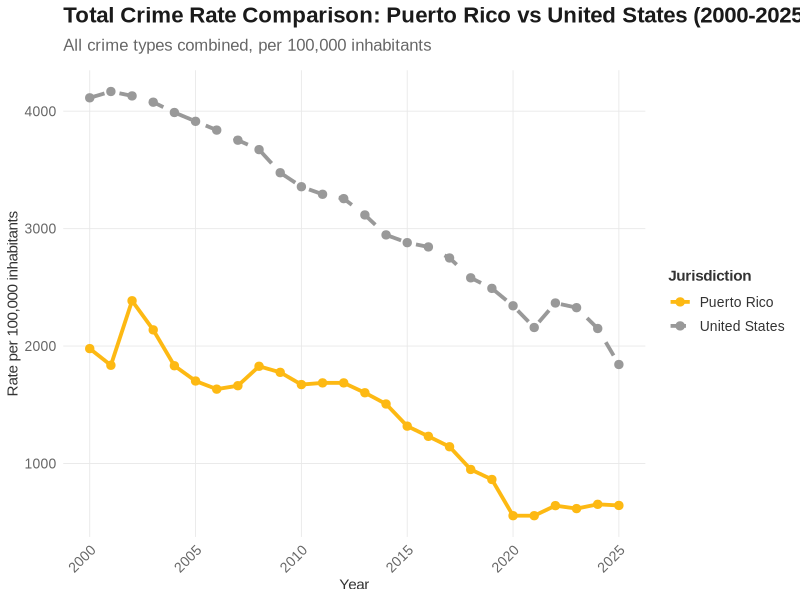
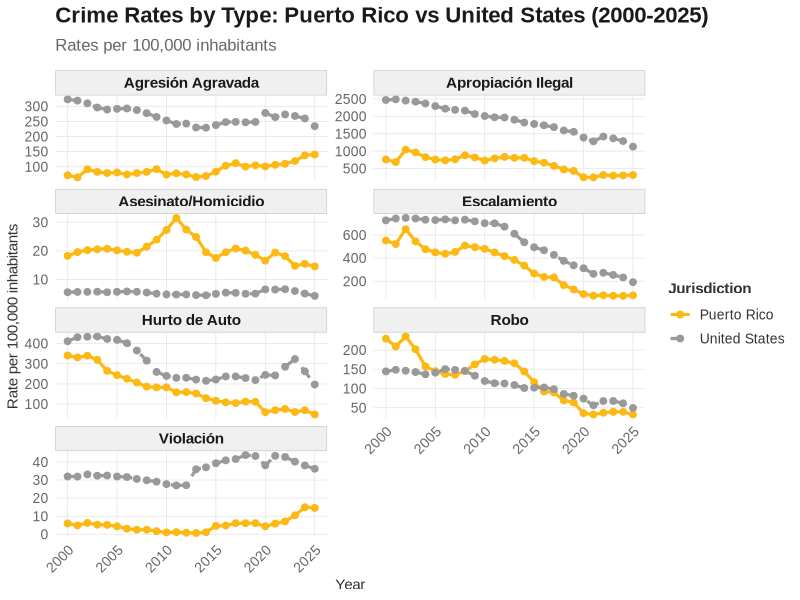
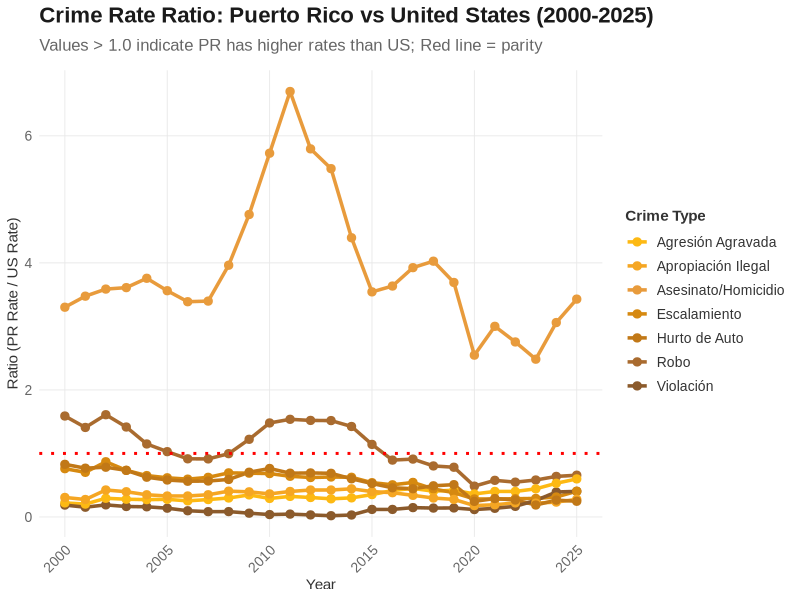
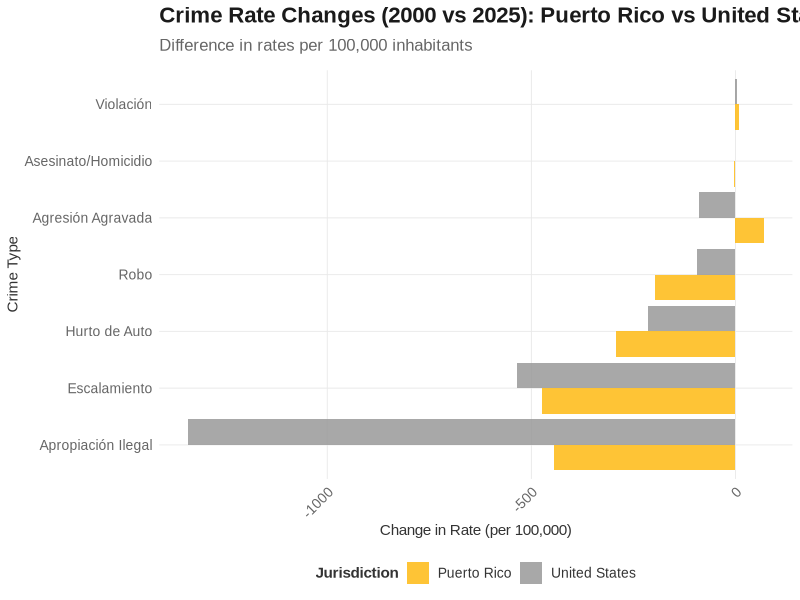
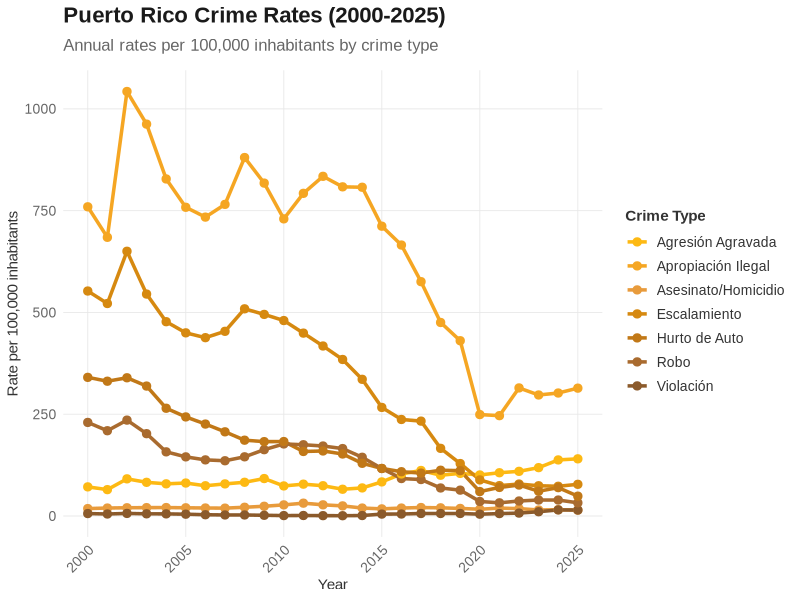
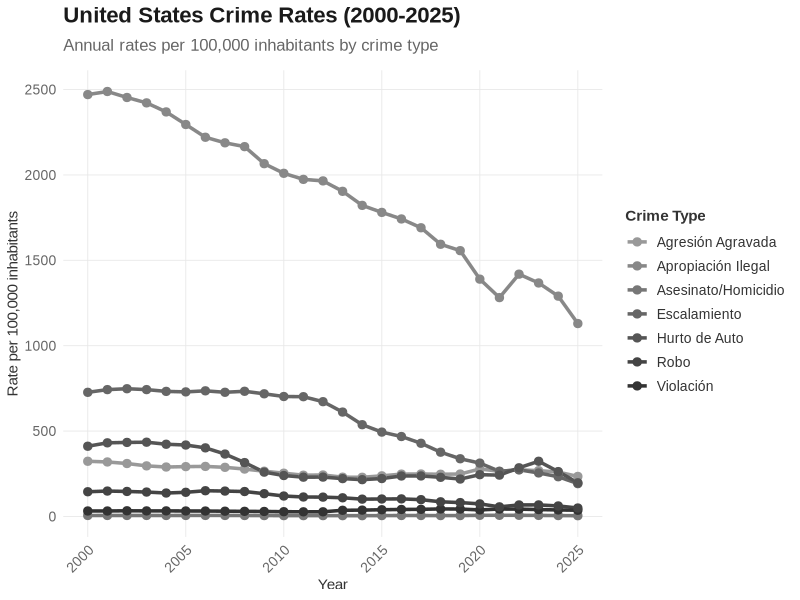
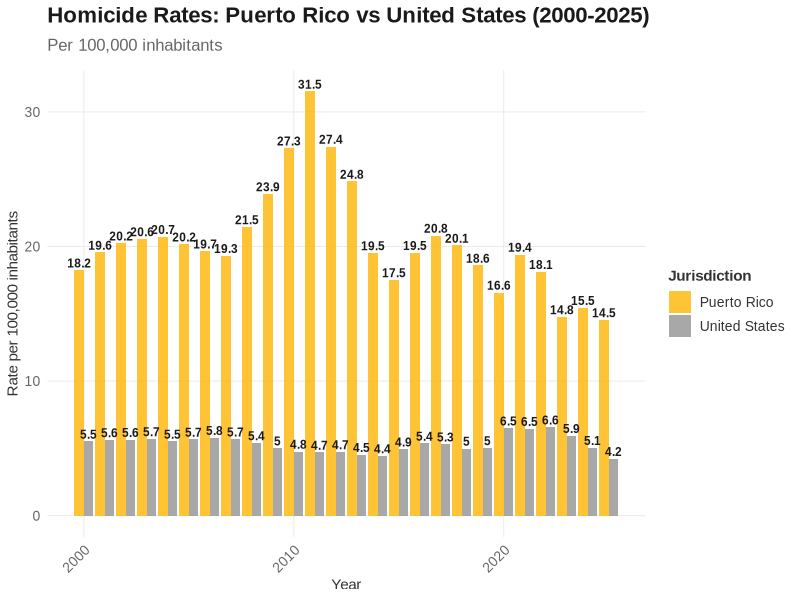
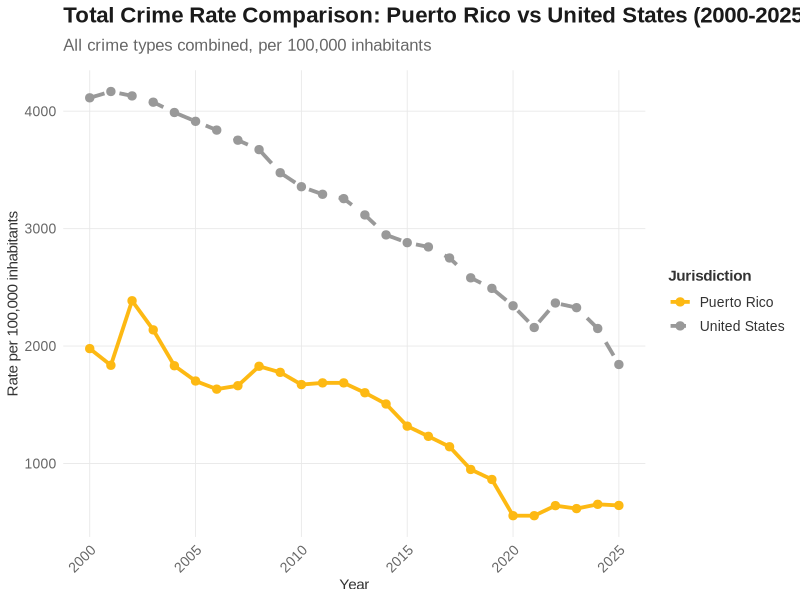

The R script that drew these images, in order:
# Crime Analysis Script: Puerto Rico vs United States (2000-2025)
# Analyzes crime trends with rates per 100,000 inhabitants
# With professional styling (golden palette + clean typography)

library(tidyverse)
library(ggplot2)
library(readr)

# Load data
crimes_pr <- read_csv("delitos_tipo_1_pr_annual_2000_2025.csv")
population_pr <- read_csv("pr_population_annual_2000_2025.csv")

crimes_us <- read_csv("delitos_tipo_1_us_annual_2000_2025.csv")
population_us <- read_csv("us_population_annual_2000_2025.csv")

# Clean and prepare PR data
crimes_pr_clean <- crimes_pr %>%
  select(year, tipo_delito, count) %>%
  rename(crime_type = tipo_delito) %>%
  mutate(geo = "Puerto Rico")

population_pr_clean <- population_pr %>%
  select(year, population) %>%
  mutate(geo = "Puerto Rico")

# Clean and prepare US data
crimes_us_clean <- crimes_us %>%
  select(year, tipo_delito, count) %>%
  rename(crime_type = tipo_delito) %>%
  mutate(geo = "United States")

population_us_clean <- population_us %>%
  select(year, population) %>%
  mutate(geo = "United States")

# Combine datasets
crimes_all <- bind_rows(crimes_pr_clean, crimes_us_clean)
population_all <- bind_rows(population_pr_clean, population_us_clean)

# Merge and calculate rates
crime_data <- crimes_all %>%
  left_join(population_all, by = c("year", "geo")) %>%
  mutate(rate_per_100k = (count / population) * 100000)

# View first few rows
head(crime_data, 20)

# Summary statistics by jurisdiction
crime_data %>%
  group_by(geo, crime_type) %>%
  summarise(
    mean_count = mean(count, na.rm = TRUE),
    mean_rate = mean(rate_per_100k, na.rm = TRUE),
    .groups = 'drop'
  ) %>%
  arrange(geo, desc(mean_rate))

# Define custom theme and color palette
theme_custom <- function() {
  theme_minimal() +
  theme(
    # Font styling
    text = element_text(family = "Arial", color = "#333333"),
    plot.title = element_text(size = 16, face = "bold", color = "#1a1a1a", margin = margin(b = 8)),
    plot.subtitle = element_text(size = 12, color = "#666666", margin = margin(b = 12)),
    axis.title = element_text(size = 11, color = "#333333"),
    axis.text = element_text(size = 10, color = "#666666"),
    axis.text.x = element_text(angle = 45, hjust = 1),
    legend.text = element_text(size = 10),
    legend.title = element_text(size = 11, face = "bold"),
    panel.grid.major = element_line(color = "#e8e8e8", linewidth = 0.3),
    panel.grid.minor = element_blank(),
    plot.background = element_rect(fill = "white", color = NA),
    panel.background = element_rect(fill = "white", color = NA)
  )
}

# Color palette (golden/orange tones for PR, muted grays for US)
color_pr <- "#FDB913"
color_us <- "#999999"

# --- VISUALIZATION 1: Total Crime Rates - PR vs US ---
p1 <- crime_data %>%
  group_by(year, geo, population) %>%
  summarise(total_count = sum(count, na.rm = TRUE), .groups = 'drop') %>%
  mutate(total_rate = (total_count / population) * 100000) %>%
  ggplot(aes(x = year, y = total_rate, color = geo, linetype = geo)) +
  geom_line(linewidth = 1.3) +
  geom_point(size = 2.5) +
  scale_color_manual(values = c("Puerto Rico" = color_pr, "United States" = color_us)) +
  scale_linetype_manual(values = c("Puerto Rico" = "solid", "United States" = "dashed")) +
  theme_custom() +
  labs(
    title = "Total Crime Rate Comparison: Puerto Rico vs United States (2000-2025)",
    subtitle = "All crime types combined, per 100,000 inhabitants",
    x = "Year",
    y = "Rate per 100,000 inhabitants",
    color = "Jurisdiction",
    linetype = "Jurisdiction"
  )

print(p1)
ggsave("01_total_crime_comparison.png", plot = p1, width = 14, height = 8, dpi = 300, bg = "white")

# --- VISUALIZATION 2: Crime Types Comparison (Faceted) ---
p2 <- crime_data %>%
  ggplot(aes(x = year, y = rate_per_100k, color = geo, linetype = geo)) +
  geom_line(linewidth = 1.1) +
  geom_point(size = 2) +
  facet_wrap(~ crime_type, scales = "free_y", ncol = 2) +
  scale_color_manual(values = c("Puerto Rico" = color_pr, "United States" = color_us)) +
  scale_linetype_manual(values = c("Puerto Rico" = "solid", "United States" = "dashed")) +
  theme_custom() +
  theme(
    strip.text = element_text(size = 11, face = "bold", color = "#1a1a1a"),
    strip.background = element_rect(fill = "#f0f0f0", color = "#cccccc")
  ) +
  labs(
    title = "Crime Rates by Type: Puerto Rico vs United States (2000-2025)",
    subtitle = "Rates per 100,000 inhabitants",
    x = "Year",
    y = "Rate per 100,000 inhabitants",
    color = "Jurisdiction",
    linetype = "Jurisdiction"
  )

print(p2)
ggsave("02_crime_types_comparison.png", plot = p2, width = 16, height = 12, dpi = 300, bg = "white")

# --- VISUALIZATION 3: Rate Ratio (PR/US) Over Time ---
ratio_data <- crime_data %>%
  select(year, crime_type, rate_per_100k, geo) %>%
  pivot_wider(names_from = geo, values_from = rate_per_100k) %>%
  mutate(ratio = `Puerto Rico` / `United States`)

p3 <- ratio_data %>%
  ggplot(aes(x = year, y = ratio, color = crime_type)) +
  geom_line(linewidth = 1.2) +
  geom_point(size = 2.5) +
  geom_hline(yintercept = 1, linetype = "dotted", color = "red", linewidth = 1) +
  scale_color_manual(values = c(
    "#FDB913", "#F5A623", "#E89B3C", "#D68910", 
    "#C17817", "#A96B2F", "#8B5A2B"
  )) +
  theme_custom() +
  labs(
    title = "Crime Rate Ratio: Puerto Rico vs United States (2000-2025)",
    subtitle = "Values > 1.0 indicate PR has higher rates than US; Red line = parity",
    x = "Year",
    y = "Ratio (PR Rate / US Rate)",
    color = "Crime Type"
  )

print(p3)
ggsave("03_rate_ratio_comparison.png", plot = p3, width = 14, height = 8, dpi = 300, bg = "white")

# --- VISUALIZATION 4: 2000 vs 2025 Comparison by Crime Type ---
comparison_data <- crime_data %>%
  filter(year %in% c(2000, 2025)) %>%
  select(year, geo, crime_type, rate_per_100k) %>%
  pivot_wider(names_from = year, values_from = rate_per_100k) %>%
  rename(year_2000 = `2000`, year_2025 = `2025`) %>%
  mutate(
    change = year_2025 - year_2000,
    pct_change = ((year_2025 - year_2000) / year_2000) * 100
  )

p4 <- comparison_data %>%
  ggplot(aes(x = reorder(crime_type, change), y = change, fill = geo)) +
  geom_col(position = "dodge", alpha = 0.85) +
  coord_flip() +
  scale_fill_manual(values = c("Puerto Rico" = color_pr, "United States" = color_us)) +
  theme_custom() +
  theme(
    legend.position = "bottom"
  ) +
  labs(
    title = "Crime Rate Changes (2000 vs 2025): Puerto Rico vs United States",
    subtitle = "Difference in rates per 100,000 inhabitants",
    x = "Crime Type",
    y = "Change in Rate (per 100,000)",
    fill = "Jurisdiction"
  )

print(p4)
ggsave("04_rate_changes_comparison.png", plot = p4, width = 12, height = 8, dpi = 300, bg = "white")

# --- VISUALIZATION 5: Puerto Rico Trends Only (Original Analysis) ---
crime_data_pr <- crime_data %>% filter(geo == "Puerto Rico")

p5 <- crime_data_pr %>%
  ggplot(aes(x = year, y = rate_per_100k, color = crime_type, linetype = crime_type)) +
  geom_line(linewidth = 1.2) +
  geom_point(size = 2.5) +
  scale_color_manual(values = c(
    "#FDB913", "#F5A623", "#E89B3C", "#D68910", 
    "#C17817", "#A96B2F", "#8B5A2B"
  )) +
  scale_linetype_manual(values = rep("solid", 7)) +
  theme_custom() +
  labs(
    title = "Puerto Rico Crime Rates (2000-2025)",
    subtitle = "Annual rates per 100,000 inhabitants by crime type",
    x = "Year",
    y = "Rate per 100,000 inhabitants",
    color = "Crime Type",
    linetype = "Crime Type"
  )

print(p5)
ggsave("05_pr_crime_trends.png", plot = p5, width = 14, height = 8, dpi = 300, bg = "white")

# --- VISUALIZATION 6: United States Trends Only ---
crime_data_us <- crime_data %>% filter(geo == "United States")

p6 <- crime_data_us %>%
  ggplot(aes(x = year, y = rate_per_100k, color = crime_type, linetype = crime_type)) +
  geom_line(linewidth = 1.2) +
  geom_point(size = 2.5) +
  scale_color_manual(values = c(
    "#999999", "#888888", "#777777", "#666666", 
    "#555555", "#444444", "#333333"
  )) +
  scale_linetype_manual(values = rep("solid", 7)) +
  theme_custom() +
  labs(
    title = "United States Crime Rates (2000-2025)",
    subtitle = "Annual rates per 100,000 inhabitants by crime type",
    x = "Year",
    y = "Rate per 100,000 inhabitants",
    color = "Crime Type",
    linetype = "Crime Type"
  )

print(p6)
ggsave("06_us_crime_trends.png", plot = p6, width = 14, height = 8, dpi = 300, bg = "white")

# --- VISUALIZATION 7: Homicide Rates Deep Dive ---
p7 <- crime_data %>%
  filter(crime_type == "Asesinato/Homicidio") %>%
  ggplot(aes(x = year, y = rate_per_100k, fill = geo)) +
  geom_col(position = "dodge", alpha = 0.85) +
  geom_text(aes(label = round(rate_per_100k, 1)), position = position_dodge(width = 0.9), 
            vjust = -0.3, size = 3, color = "#1a1a1a", family = "Arial", fontface = "bold") +
  scale_fill_manual(values = c("Puerto Rico" = color_pr, "United States" = color_us)) +
  theme_custom() +
  labs(
    title = "Homicide Rates: Puerto Rico vs United States (2000-2025)",
    subtitle = "Per 100,000 inhabitants",
    x = "Year",
    y = "Rate per 100,000 inhabitants",
    fill = "Jurisdiction"
  )

print(p7)
ggsave("07_homicide_comparison.png", plot = p7, width = 14, height = 8, dpi = 300, bg = "white")

# --- Print Summary Statistics ---
cat("\n========== SUMMARY STATISTICS ==========\n")
cat("\n--- PUERTO RICO (Mean Rates by Crime Type) ---\n")
crime_data %>%
  filter(geo == "Puerto Rico") %>%
  group_by(crime_type) %>%
  summarise(
    mean_rate = mean(rate_per_100k, na.rm = TRUE),
    min_rate = min(rate_per_100k, na.rm = TRUE),
    max_rate = max(rate_per_100k, na.rm = TRUE),
    .groups = 'drop'
  ) %>%
  arrange(desc(mean_rate)) %>%
  print(n = Inf)

cat("\n--- UNITED STATES (Mean Rates by Crime Type) ---\n")
crime_data %>%
  filter(geo == "United States") %>%
  group_by(crime_type) %>%
  summarise(
    mean_rate = mean(rate_per_100k, na.rm = TRUE),
    min_rate = min(rate_per_100k, na.rm = TRUE),
    max_rate = max(rate_per_100k, na.rm = TRUE),
    .groups = 'drop'
  ) %>%
  arrange(desc(mean_rate)) %>%
  print(n = Inf)

cat("\n--- RATE RATIOS: Puerto Rico / US (2000 vs 2025) ---\n")
print(comparison_data, n = Inf)
